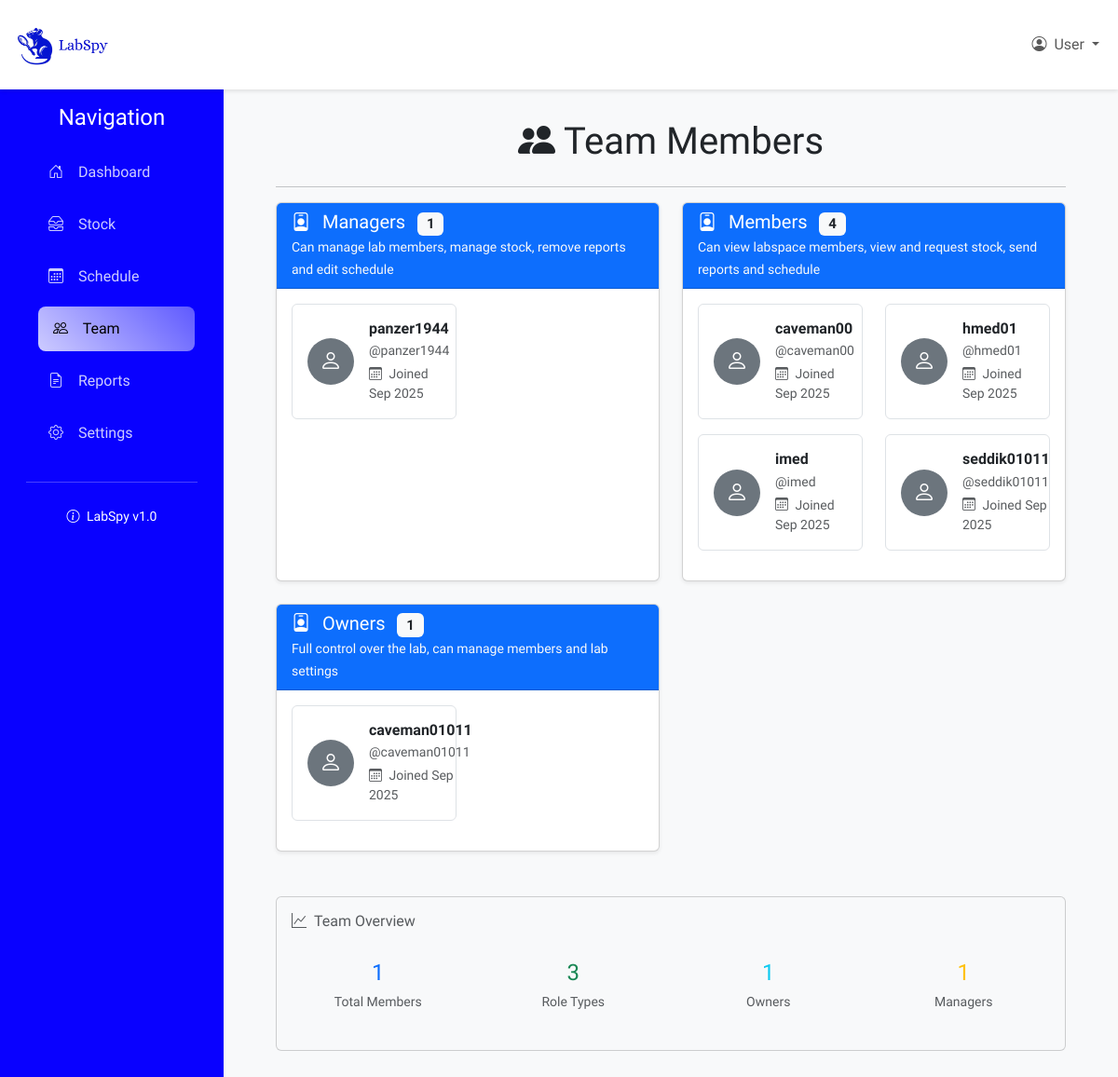
Page /labspaces/lab/E5PW8A/team/ (signed in) on the earlier database version.
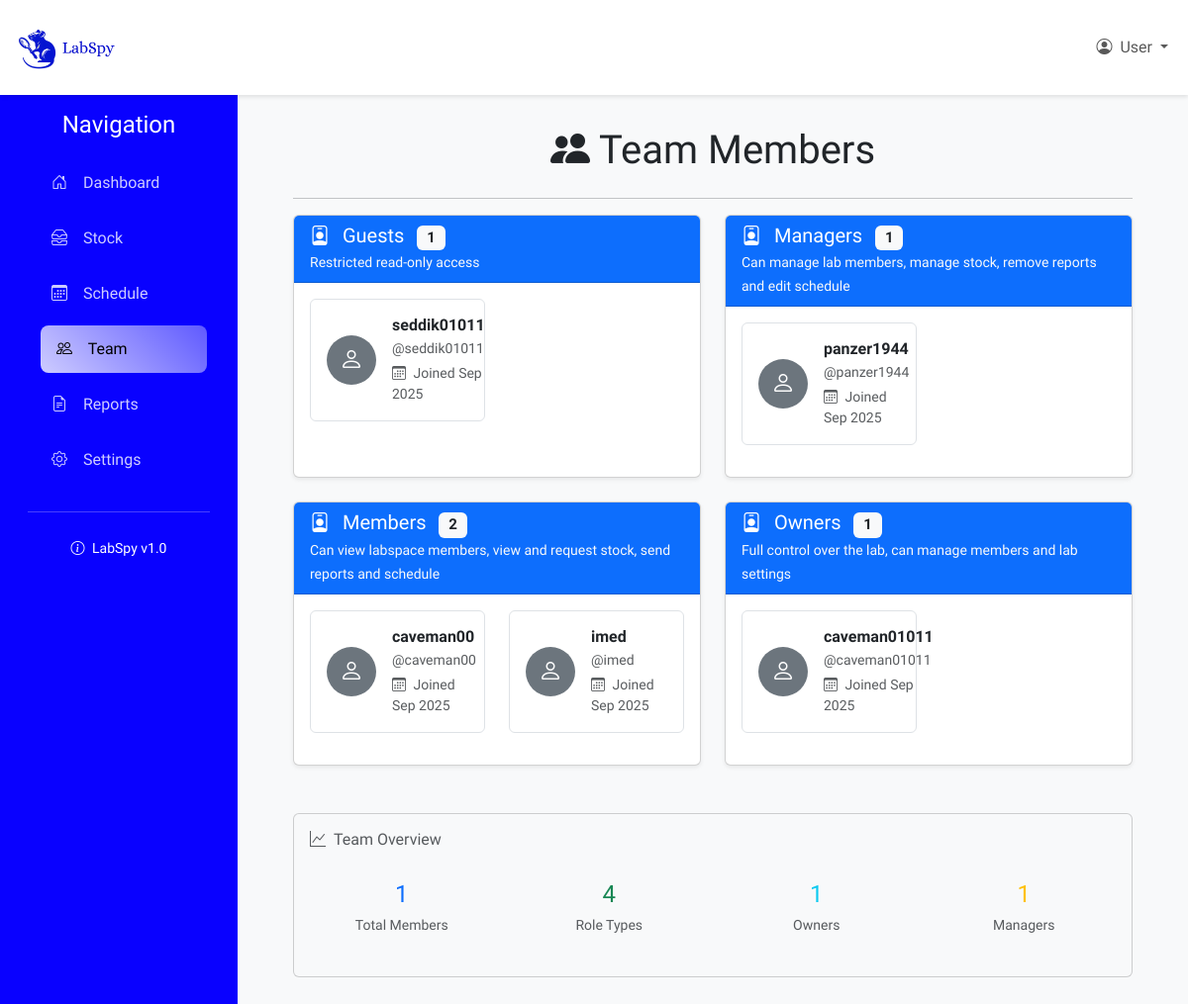
Same page on the later database version.
### labspaces/models.py (models this page shows, shortened)
class Role(models.Model):
    name = models.CharField(max_length=64)
    description = models.CharField(max_length=255)
    lab = models.ForeignKey(Lab, on_delete=models.CASCADE, null=True, blank=True)
    is_default = models.BooleanField(default=False)
    created_at = models.DateTimeField(auto_now_add=True)
    updated_at = models.DateTimeField(auto_now = True)
    class Meta:
        unique_together = ('lab', 'name', 'is_default')

class LabMembership(models.Model):
    lab = models.ForeignKey(Lab, on_delete=models.CASCADE)
    user = models.ForeignKey(CustomUser, on_delete=models.CASCADE)
    role = models.ForeignKey(Role, default=1, on_delete=models.SET_DEFAULT)
    created_at = models.DateTimeField(auto_now_add=True)
    class Meta:
        unique_together = ('lab', 'user')

### users/models.py (models this page shows)
class CustomUser(AbstractUser):
    phone_number = models.CharField(max_length=8, blank=True, null=True)
    date_joined = models.DateTimeField(auto_now_add=True, null=True, blank=True)

### labspaces/views.py (the view)
# urls.py: path('lab/<str:code>/team/', views.team_view, name='team_view'),
@login_required
def team_view(request, code):
    try:
        labspace = Lab.objects.get(code=code)
    except Lab.DoesNotExist:
        raise Http404("Lab not found")
    is_member = LabMembership.objects.filter(
        lab=labspace,
        user=request.user,
        role__name__in=['owner', 'manager', 'researcher', 'guest', 'member'],
        role__is_default=True
    ).exists()
    if not is_member:
        return HttpResponseForbidden("Access Denied.")
    members_by_role = {}
    roles = Role.objects.filter(
        Q(lab=labspace) | (Q(is_default=True) & Q(lab__isnull=True))
    ).exclude(name='pending').order_by('name')
    for role in roles:
        members = LabMembership.objects.filter(
            lab=labspace,
            role=role
        ).select_related('user').order_by('user__username')
        if members.exists():
            members_by_role[role] = members
    context = {
        'labspace': labspace,
        'current_lab': labspace,
        'members_by_role': members_by_role,
    }
    return render(request, 'labspaces/team_view.html', context)

### labspaces/context_processors.py (called while the page is built)
def lab_admin_status(request):
    context = {'user_is_admin': False, 'current_lab': None}
    if request.user.is_authenticated:
        try:
            lab_code = get_lab_code_from_url(request)
            if lab_code != "":
                try:
                    lab = Lab.objects.get(code=lab_code)
                    owner_role = Role.objects.get(name='owner', is_default=True, lab__isnull=True)
                    is_admin = LabMembership.objects.filter(
                        lab=lab,
                        user=request.user,
                        role=owner_role
                    ).exists()
                    if is_admin:
                        context['user_is_admin'] = True
                        context['current_lab'] = lab
                except Lab.DoesNotExist:
                    pass
        except Exception as e:
            pass
    return context

### labspaces/util.py (called while the page is built)
def get_lab_code_from_url(request):
    lab_code = ""
    if request.user.is_authenticated:
        resolved = resolve(request.path)
        if 'code' in resolved.kwargs:
            lab_code = resolved.kwargs['code']
    return lab_code

### labspaces/templates/labspaces/team_view.html (shortened to what the changed rows need)
{% extends 'labspaces/lab_layout.html' %}
{% block content %}
<div class="container-fluid">
    <div class="row">
        <div class="col-12">
            <h1 class="text-center mb-4">
                <i class="bi bi-people-fill"></i> Team Members
            </h1>
        </div>
    </div>
    {% if members_by_role %}
        <div class="row">
            {% for role, members in members_by_role.items %}
                <div class="col-lg-6 col-md-12 mb-4">
                    <div class="card h-100 shadow-sm">
                        <div class="card-header bg-primary text-white">
                            <h5 class="card-title mb-0">
                                <i class="bi bi-person-badge me-2"></i>
                                {{ role.name|title }}s
                                <span class="badge bg-light text-dark ms-2">{{ members.count }}</span>
                            </h5>
                            {% if role.description %}
                                <small class="text-light">{{ role.description }}</small>
                            {% endif %}
                        </div>
                        <div class="card-body">
                            <div class="row">
                                {% for member in members %}
                                    <div class="col-md-6 mb-3">
                                        <div class="d-flex align-items-center p-3 border rounded">
                                            <div class="flex-shrink-0">
                                                <div class="bg-secondary rounded-circle d-flex align-items-center justify-content-center"
                                                     style="width: 50px; height: 50px;">
                                                    <i class="bi bi-person text-white fs-4"></i>
                                                </div>
                                            </div>
                                            <div class="flex-grow-1 ms-3">
                                                <h6 class="mb-1 fw-bold">{{ member.user.get_full_name|default:member.user.username }}</h6>
                                                <p class="mb-1 text-muted small">@{{ member.user.username }}</p>
                                                <p class="mb-0 text-muted small">
                                                    <i class="bi bi-calendar3 me-1"></i>
                                                    Joined {{ member.created_at|date:"M Y" }}
                                                </p>
                                            </div>
                                        </div>
                                    </div>
                                {% endfor %}
                            </div>
                        </div>
                    </div>
                </div>
            {% endfor %}
        </div>
    {% endif %}
    {% if members_by_role %}
        <div class="row mt-4">
            <div class="col-12">
                <div class="card bg-light">
                    <div class="card-body">
                        <h6 class="card-title text-muted mb-3">
                            <i class="bi bi-graph-up me-2"></i>Team Overview
                        </h6>
                        <div class="row text-center">
                            <div class="col-md-3 mb-2">
                                <div class="p-3">
                                    <h4 class="text-primary mb-1">
                                        {% for role, members in members_by_role.items %}
                                            {% if forloop.first %}{{ members.count }}{% endif %}
                                        {% endfor %}
                                    </h4>
                                    <small class="text-muted">Total Members</small>
                                </div>
                            </div>
                            <div class="col-md-3 mb-2">
                                <div class="p-3">
                                    <h4 class="text-success mb-1">{{ members_by_role|length }}</h4>
                                    <small class="text-muted">Role Types</small>
                                </div>
                            </div>
                            <div class="col-md-3 mb-2">
                                <div class="p-3">
                                    <h4 class="text-info mb-1">
                                        {% for role, members in members_by_role.items %}
                                            {% if role.name == 'owner' %}{{ members.count }}{% endif %}
                                        {% endfor %}
                                    </h4>
                                    <small class="text-muted">Owners</small>
                                </div>
                            </div>
                            <div class="col-md-3 mb-2">
                                <div class="p-3">
                                    <h4 class="text-warning mb-1">
                                        {% for role, members in members_by_role.items %}
                                            {% if role.name == 'manager' %}{{ members.count }}{% endif %}
                                        {% endfor %}
                                    </h4>
                                    <small class="text-muted">Managers</small>
                                </div>
                            </div>
                        </div>
                    </div>
                </div>
            </div>
        </div>
    {% endif %}
</div>
{% endblock %}

Differences in the rows shown:
now on this page (row unchanged): Role: name "Guest", count "1", description "Restricted read-only access", LabMembership (user.get_full_name "seddik01011", user.username "seddik01011", created_at "Sep 2025")
changed Role "Member": loses LabMembership (user.get_full_name "hmed01", user.username "hmed01", created_at "Sep 2025"); count "4" → "2"; loses LabMembership (user.get_full_name "seddik01011", user.username "seddik01011", created_at "Sep 2025")
Other differences:
{{ members_by_role|length }}: "3" → "4"
